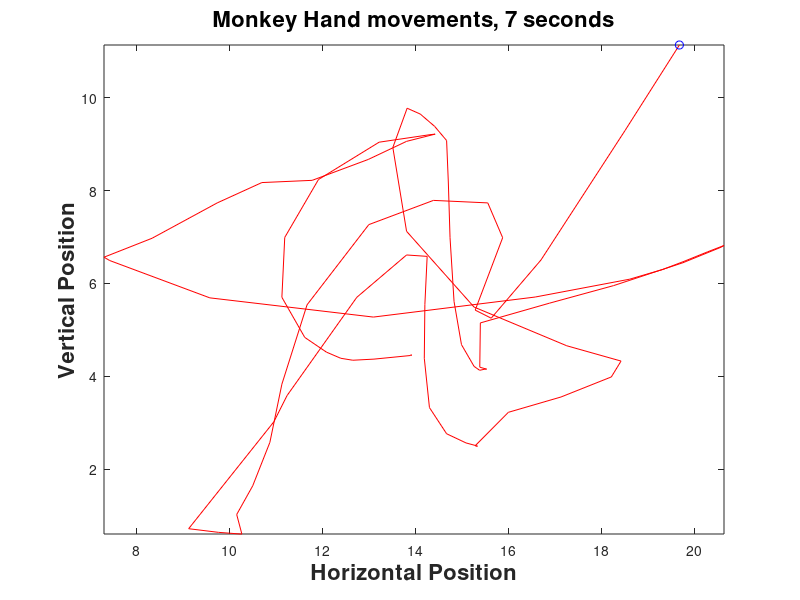

MATLAB code to generate this figure: (Note: this script raises an error after producing the figure.)
%BCIhw_Flemming.m
% This script is code to accompany/complete BIOENG 1586 Homework: Neural
% Prosthetic Decoding, spring 2017. All code is written by Rory Flemming
% unless otherwise indicated.

%% Part 1: Continuous Decoding - Linear Filter
% Load data
load('continuous1.mat'); % Courtesy Nicholas Hatsopoulos, U. Chicago
    % Dataset contains two variables:
    %   kin: position of hand (x,y). rec over 1 hr, 70ms sampling times
    %   rate: avg firing rate (70ms bins) activity of 42 M1 neurons
    
%% 1) Visualize Behavioral Data
% Task: random target tracking
% use the function comet() to replay behavioral performance
%comet(kin(:,1),kin(:,2));

%Generate a figure showing the behavioral data. Your choice, make it good
% Here's my plan of attack:
%   We're going to make a 2D comet visualization of only ~7 seconds of
%   the data. So, we will select a random interval of 100 bins, and use
%   those to plot the reach trajectories.
t_start = randi(length(kin)-100,1,1);
t_end = t_start + 100;
figure;
comet(kin(t_start:t_end,1),kin(t_start:t_end,2));
xlabel('Horizontal Position','fontweight','bold','fontsize',16); %These actually arive late
ylabel('Vertical Position','fontweight','bold','fontsize',16);
title('Monkey Hand movements, 7 seconds','fontweight','bold','fontsize',16);

%% 2) Compute Linear Filter Coefficients
% Lin filter: Y = XA
%   Y - 2D kinematics
%   X - neural activity
%   A - coefficients
% Make sure to append a vector of 1's to X to allow for the intercept term
X = [rate, ones(length(rate),1)];

%We will use one time lag to determine cursor output from neural data. Do
%this by shifting behavioral data. Do this by 2 time bins (140ms), which
%is close to latency from M1 to hand movement.
lag = 140; %lag in ms
shift = round(lag/70); % calculate number of bins needed to shift
Y = kin(shift+1:end,:); % shifted kinetics
X = X(1:end - shift,:); %take out trials without a decoding

% Solve for A to build decoder
A = mvregress(X,Y); % I define the decoder in continuous_decoder.m
%% 3) Observe and Quantify Results
% Test decoder performance by multiplying the neural data by the
% coefficient matrix A.
train_test = X*A;

% Plot the results in an informative format

%Small Picture
% t_start = randi(length(kin)-1000-shift,1,1);
% t_end = t_start + 1000;
% figure;
% comet(kin(t_start:t_end,:));
% hold on
% comet(train_test(t_start+shift:t_end+shift,:));
% xlabel('Horizontal Position','fontweight','bold','fontsize',16); %These actually arive late
% ylabel('Vertical Position','fontweight','bold','fontsize',16);
% title('Monkey Hand movements, 7 seconds','fontweight','bold','fontsize',16);
figure;
subplot(2,1,1),scatter(Y(:,1),train_test(:,1),'.')%,'fontsize',16,'fontweight','bold);
title('Horizontal Hand Position','fontsize',16,'fontweight','bold');
hold on
ax1 = round(min(Y(:,1))):1:round(max(Y(:,1)))
subplot(2,1,1),plot(ax1,ax1);
hold off
subplot(2,1,2),scatter(Y(:,2),train_test(:,2),'.')%,'fontsize',16,'fontweight','bold);
title('Vertical Hand Position','fontsize',16,'fontweight','bold');
hold on
ax2 = round(min(Y(:,2))):1:round(max(Y(:,2)))
subplot(2,1,2),plot(ax2,ax2);
xlabel('Real Position','fontsize',16,'fontweight','bold')
ylabel('Decoded Position','fontsize',16,'fontweight','bold')
hold off

%Big picture

% Does the decoder do better at reconstructing the small details of the
% movement or the "big picture"?

% Quantify performance somehow. Consider measuring the MSE between actual
% and reconstructed reaches. 
Err = mean((train_test(:) - Y(:)).^2);

%% 4) Load continuous2 and attempt to reconstruct new kinematic data
% Load data
load('continuous2.mat');
%Reformat the data according to shifts, and add coefficient column
rate = rate(1:end-shift,:);
X2 = [rate,ones(length(rate),1)];
Y2 = kin(shift+1:end,:);

% Predict outputs
pred2 = continuous_decoder(A,X2);
% Plot the reconstructions
figure;
subplot(2,1,1),scatter(Y2(:,1),pred2(:,1),'.')%,'fontsize',16,'fontweight','bold);
title('Horizontal Hand Position','fontsize',16,'fontweight','bold');
hold on
ax1 = round(min(Y2(:,1))):1:round(max(Y2(:,1)))
subplot(2,1,1),plot(ax1,ax1);
hold off
subplot(2,1,2),scatter(Y2(:,2),pred2(:,2),'.')%,'fontsize',16,'fontweight','bold);
title('Vertical Hand Position','fontsize',16,'fontweight','bold');
hold on
ax2 = round(min(Y2(:,2))):1:round(max(Y2(:,2)))
subplot(2,1,2),plot(ax2,ax2);
xlabel('Real Position','fontsize',16,'fontweight','bold')
ylabel('Decoded Position','fontsize',16,'fontweight','bold')
hold off

% Quantify the fit w/ correlation and MSE
Err2 = mean((pred2(:) - Y2(:)).^2);

% Compare to train/test on continuous.mat

%% 5) Try various lags
% 0, 70, 210 ms?
load('continuous2.mat');
lags = [-70 0 70 140 210];
errs = zeros(1,length(lags));
for i = 1:length(lags)
    shift = lags(i)/70;
    if shift >= 0
        X = rate(1:end-shift,:);
        X = [X ones(length(X),1)];
        Y= kin(shift+1:end,:);
    else
        X = rate(1-shift:end,:);
        X = [X ones(length(X),1)];
        Y = kin(1:(shift+length(kin)),:);
    end
    A = mvregress(X,Y);
    pred = X*A;
    errs(i) = mean((pred(:) - Y(:)).^2);
end

% Which gives best predicitions?
%The lag of 210 ms gives the best prediciton!

% What if you use anti-causal time lag?
% It's actually worse

% If you want to build a full model that allows multiple time lags, it's
% a simple adjustment to the data matrix = include columns for each time
% lag.  Does that yield better performance? How many time lages give best
% results? Do you think including more time lags always yields better
% reconstructions?
load('continuous2.mat');

num_shifts = 1:25;
shifts_errs = zeros(1,length(num_shifts));

for i = 1:length(num_shifts)
    X = [];
    shifts = num_shifts(i)
    for shift = 1:shifts
        x = rate(1:end-shift,:);
        x = x(shifts - shift + 1:end,:);
        X = [X x];
    end
    
    Y = kin(shifts+1:end,:);
    X = [X ones(size(X,1),1)];
    
    A_f = mvregress(X,Y);
    
    pred_f = X*A_f;
    err_f = mean((pred_f(:) - Y(:)).^2);
    shifts_errs(1,i) = err_f;
end
shifts_errs
[min_err, best_num_shifts] = min(shifts_errs)
% Yes!! The performance is better! The best result can be achieved by
% adding many 

%% Part 2: Discrete Decoding - Bayes Clf
% Since variability in neural responses is generally assumed Poisson, we
% only need to estimate a single parameter, lambda, for each neuron and
% target. It can be estimated easily as the mean spike count observed over
% repetitions of a reach.
% Quantifying this decoder will be simple: generate a "confusion matrix"
% that plots actual target location vs decoded target location. This allows
% you to see how often the decorder is correct, and when errors are made,
% you can see if it's off by much.

% 1) Load data
load('spikeCounts.mat'); % Courtesy Krishna Shenoy, Stanford University
    % 3D matrix of firing rates w/ dims: [repetitions,neurons,targets]
    
% Get a feel for the tuning of the cells by plotting the avg spike count
% for the 5 targets for a handful of cells. We will 10 cells.
datasize = size(SpikeCounts);
rand_ind = randi(datasize(2),1,10);
tuning = zeros(10,5); % rows- neurons, cols - targets
for i = 1:5
    tuning(:,i) = mean(squeeze(SpikeCounts(:,rand_ind,i)));
end
figure; 
plot(tuning','linewidth',2);
xlabel('Target','fontweight','bold','fontsize',16);
ylabel('Mean Firing Rate','fontweight','bold','fontsize',16);
title('Tuning of Ten Neurons','fontweight','bold','fontsize',16);
set(gca,'xtick',1:5,'xticklabel',{'1','2','3','4','5'});

%% 2,3) Build the decoder/ LOOCV


% Reformat the data for table
features = reshape(SpikeCounts,[16*5,91]) + 10E-3* randn(1,1); % Some smoothing and noise added
labels = [ones(16,1);repmat(2,16,1);repmat(3,16,1);repmat(4,16,1);repmat(5,16,1)];

removedX = features;
Results = [labels zeros(80,1)];

for i = 1: 80
% Remove the row of data for training
if i == 1
    feats = features(2:end,:);
    label = labels(2:end,:);
elseif i == 2
    feats = [features(1,:); features(3:end,:)];
    label = [labels(1,:); labels(3:end,:)];
elseif i == 80
    feats = features(1:end-1,:);
    label = labels(1:end-1,:);
else
    feats = [features(1:i-1,:); features(i+1:end,:)];
    label = [labels(1:i-1,:); labels(i+1:end,:)];
end

% Make data into table
datastruct = array2table(feats);
label = array2table(label);
datastruct = [datastruct];

% A. Train the decoder using all the trials but the one set aside.
% Essentially, comput mean spike counts for each neuron on each target.
discrete_decoder = fitcnb(datastruct,label); % Fit naive bayes clf  on train
% B. Have the decoder predict the removed label
Results(i,2) = predict(discrete_decoder,removedX(i,:)); % Generate predictions
end

%% Plot the Confusion Matrix
% Can use 'plotconfusion.m' or make your own. Build a 2D histogram with
% actual target on x axis, and decoded target on y axis. Values are the
% number of occurances of each combination of actual versus decoded. Plot
% the histogram as a colormap.

% We will count number correct
OutMat = zeros(5);
for y = 1:5
    for x = 1:5
        count = 0;
        for i = 1:80
            if Results(i,1) == x && Results(i,2) == y
                count = count + 1;
            end
        end
        OutMat(x,y) = count;
    end
end

%Do so rearranging to generate intuitive visual (if we plot as is, it looks
%flipped.

yflipConfuMat = [];
for index = 1:size(OutMat,2)
  confuCol = OutMat(:,index);
  yflipConfuMat(:,index) = confuCol(end:-1:1);
end

%Plot confusion matrix
figure;
imagesc(yflipConfuMat);
colorbar;
xlabel('Actual Target','fontweight','bold','fontsize',16);
ylabel('Decoded Target','fontweight','bold','fontsize',16);
title('Confusion Matrix','fontweight','bold','fontsize',16);
set(gca,'XLim', [0.5 5.5],'xtick',1:5,'xticklabels',{'1','2','3','4','5'}...
    ,'YLim',[0.5 5.5],'ytick',1:5,'yticklabels',{'5','4','3','2','1'});
% What is the decoder's overall percent correct? What are your thoughts on
% how to improve the endpoint decoder's performance?
% Ours is 100% correct. We could improve clf by not inferring independence,
% e.g. remove naive assumption.
